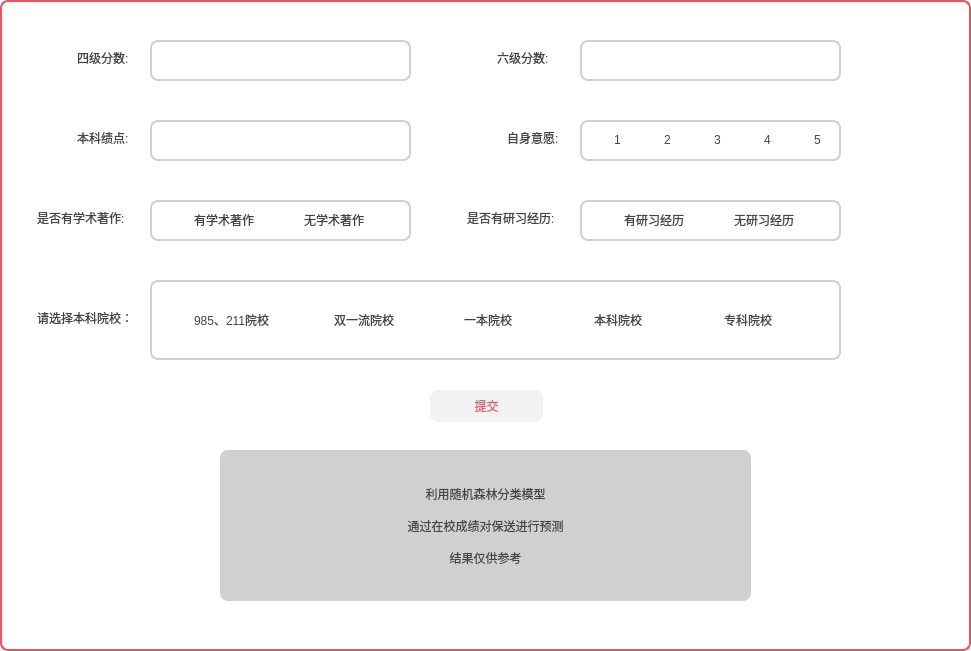
    <widget class="QWidget" name="widget_9" native="true">
     <property name="geometry">
      <rect>
       <x>30</x>
       <y>2400</y>
       <width>971</width>
       <height>651</height>
      </rect>
     </property>
     <property name="styleSheet">
      <string notr="true">border:2px solid rgb(232,85,95);border-radius:8px;
padding:2px 4px;color:rgb(68,68,68);
background-color:transparent;</string>
     </property>
     <widget class="QWidget" name="widget_10" native="true">
      <property name="geometry">
       <rect>
        <x>60</x>
        <y>20</y>
        <width>401</width>
        <height>71</height>
       </rect>
      </property>
      <property name="styleSheet">
       <string notr="true">background-color:transparent;border:transparent</string>
      </property>
      <widget class="QLabel" name="label_38">
       <property name="geometry">
        <rect>
         <x>10</x>
         <y>30</y>
         <width>81</width>
         <height>16</height>
        </rect>
       </property>
       <property name="text">
        <string>四级分数:</string>
       </property>
      </widget>
      <widget class="QLineEdit" name="cet4bs">
       <property name="geometry">
        <rect>
         <x>90</x>
         <y>20</y>
         <width>261</width>
         <height>41</height>
        </rect>
       </property>
       <property name="styleSheet">
        <string notr="true">border:2px solid rgb(209,207,208);border-radius:8px;
padding:2px 4px;color:rgb(68,68,68);
background-color:transparent;</string>
       </property>
      </widget>
     </widget>
     <widget class="QWidget" name="widget_11" native="true">
      <property name="geometry">
       <rect>
        <x>490</x>
        <y>20</y>
        <width>411</width>
        <height>71</height>
       </rect>
      </property>
      <property name="styleSheet">
       <string notr="true">background-color:transparent;border:transparent</string>
      </property>
      <widget class="QLabel" name="label_39">
       <property name="geometry">
        <rect>
         <x>0</x>
         <y>30</y>
         <width>91</width>
         <height>16</height>
        </rect>
       </property>
       <property name="text">
        <string>六级分数:</string>
       </property>
      </widget>
      <widget class="QLineEdit" name="cet6bs">
       <property name="geometry">
        <rect>
         <x>90</x>
         <y>20</y>
         <width>261</width>
         <height>41</height>
        </rect>
       </property>
       <property name="styleSheet">
        <string notr="true">border:2px solid rgb(209,207,208);border-radius:8px;
padding:2px 4px;color:rgb(68,68,68);
background-color:transparent;</string>
       </property>
      </widget>
     </widget>
     <widget class="QWidget" name="widget_12" native="true">
      <property name="geometry">
       <rect>
        <x>60</x>
        <y>100</y>
        <width>411</width>
        <height>71</height>
       </rect>
      </property>
      <property name="styleSheet">
       <string notr="true">background-color:transparent;border:transparent</string>
      </property>
      <widget class="QLabel" name="label_40">
       <property name="geometry">
        <rect>
         <x>10</x>
         <y>30</y>
         <width>81</width>
         <height>16</height>
        </rect>
       </property>
       <property name="text">
        <string>本科绩点:</string>
       </property>
      </widget>
      <widget class="QLineEdit" name="gpabs">
       <property name="geometry">
        <rect>
         <x>90</x>
         <y>20</y>
         <width>261</width>
         <height>41</height>
        </rect>
       </property>
       <property name="styleSheet">
        <string notr="true">border:2px solid rgb(209,207,208);border-radius:8px;
padding:2px 4px;color:rgb(68,68,68);
background-color:transparent;</string>
       </property>
      </widget>
     </widget>
     <widget class="QWidget" name="widget_13" native="true">
      <property name="geometry">
       <rect>
        <x>490</x>
        <y>100</y>
        <width>411</width>
        <height>71</height>
       </rect>
      </property>
      <property name="styleSheet">
       <string notr="true">background-color:transparent;border:transparent</string>
      </property>
      <widget class="QLabel" name="label_41">
       <property name="geometry">
        <rect>
         <x>10</x>
         <y>30</y>
         <width>81</width>
         <height>16</height>
        </rect>
       </property>
       <property name="text">
        <string>自身意愿:</string>
       </property>
      </widget>
      <widget class="QLabel" name="label_42">
       <property name="geometry">
        <rect>
         <x>90</x>
         <y>20</y>
         <width>261</width>
         <height>41</height>
        </rect>
       </property>
       <property name="styleSheet">
        <string notr="true">border:2px solid rgb(209,207,208);border-radius:8px;
padding:2px 4px;color:rgb(68,68,68);
background-color:transparent;
</string>
       </property>
       <property name="text">
        <string/>
       </property>
      </widget>
      <widget class="QRadioButton" name="zsyy1bs">
       <property name="geometry">
        <rect>
         <x>100</x>
         <y>30</y>
         <width>41</width>
         <height>20</height>
        </rect>
       </property>
       <property name="styleSheet">
        <string notr="true">background-color : transparent</string>
       </property>
       <property name="text">
        <string>1</string>
       </property>
      </widget>
      <widget class="QRadioButton" name="zsyy2bs">
       <property name="geometry">
        <rect>
         <x>150</x>
         <y>30</y>
         <width>41</width>
         <height>20</height>
        </rect>
       </property>
       <property name="styleSheet">
        <string notr="true">background-color : transparent</string>
       </property>
       <property name="text">
        <string>2</string>
       </property>
      </widget>
      <widget class="QRadioButton" name="zsyy3bs">
       <property name="geometry">
        <rect>
         <x>200</x>
         <y>30</y>
         <width>41</width>
         <height>20</height>
        </rect>
       </property>
       <property name="styleSheet">
        <string notr="true">background-color : transparent</string>
       </property>
       <property name="text">
        <string>3</string>
       </property>
      </widget>
      <widget class="QRadioButton" name="zsyy4bs">
       <property name="geometry">
        <rect>
         <x>250</x>
         <y>30</y>
         <width>41</width>
         <height>20</height>
        </rect>
       </property>
       <property name="styleSheet">
        <string notr="true">background-color : transparent</string>
       </property>
       <property name="text">
        <string>4</string>
       </property>
      </widget>
      <widget class="QRadioButton" name="zsyy5bs">
       <property name="geometry">
        <rect>
         <x>300</x>
         <y>30</y>
         <width>41</width>
         <height>20</height>
        </rect>
       </property>
       <property name="styleSheet">
        <string notr="true">background-color : transparent</string>
       </property>
       <property name="text">
        <string>5</string>
       </property>
      </widget>
     </widget>
     <widget class="QWidget" name="widget_15" native="true">
      <property name="geometry">
       <rect>
        <x>450</x>
        <y>180</y>
        <width>451</width>
        <height>71</height>
       </rect>
      </property>
      <property name="styleSheet">
       <string notr="true">background-color:transparent;border:transparent</string>
      </property>
      <widget class="QLabel" name="label_45">
       <property name="geometry">
        <rect>
         <x>10</x>
         <y>30</y>
         <width>121</width>
         <height>16</height>
        </rect>
       </property>
       <property name="text">
        <string>是否有研习经历:</string>
       </property>
      </widget>
      <widget class="QLabel" name="label_46">
       <property name="geometry">
        <rect>
         <x>130</x>
         <y>20</y>
         <width>261</width>
         <height>41</height>
        </rect>
       </property>
       <property name="styleSheet">
        <string notr="true">border:2px solid rgb(209,207,208);border-radius:8px;
padding:2px 4px;color:rgb(68,68,68);
background-color:transparent;
</string>
       </property>
       <property name="text">
        <string/>
       </property>
      </widget>
      <widget class="QRadioButton" name="yyxjlbs">
       <property name="geometry">
        <rect>
         <x>150</x>
         <y>30</y>
         <width>111</width>
         <height>20</height>
        </rect>
       </property>
       <property name="styleSheet">
        <string notr="true">background-color : transparent</string>
       </property>
       <property name="text">
        <string>有研习经历</string>
       </property>
      </widget>
      <widget class="QRadioButton" name="wyxjlbs">
       <property name="geometry">
        <rect>
         <x>260</x>
         <y>30</y>
         <width>111</width>
         <height>20</height>
        </rect>
       </property>
       <property name="styleSheet">
        <string notr="true">background-color : transparent</string>
       </property>
       <property name="text">
        <string>无研习经历</string>
       </property>
      </widget>
     </widget>
     <widget class="QWidget" name="widget_16" native="true">
      <property name="geometry">
       <rect>
        <x>20</x>
        <y>270</y>
        <width>891</width>
        <height>121</height>
       </rect>
      </property>
      <property name="styleSheet">
       <string notr="true">background-color:transparent;border:transparent</string>
      </property>
      <widget class="QLabel" name="label_47">
       <property name="geometry">
        <rect>
         <x>10</x>
         <y>40</y>
         <width>121</width>
         <height>16</height>
        </rect>
       </property>
       <property name="text">
        <string>请选择本科院校：</string>
       </property>
      </widget>
      <widget class="QWidget" name="bkyx_3" native="true">
       <property name="geometry">
        <rect>
         <x>130</x>
         <y>10</y>
         <width>691</width>
         <height>80</height>
        </rect>
       </property>
       <property name="styleSheet">
        <string notr="true">border:2px solid rgb(209,207,208);border-radius:8px;
padding:2px 4px;color:rgb(68,68,68);
background-color:transparent;</string>
       </property>
       <widget class="QRadioButton" name="bk92bs">
        <property name="geometry">
         <rect>
          <x>20</x>
          <y>30</y>
          <width>121</width>
          <height>20</height>
         </rect>
        </property>
        <property name="styleSheet">
         <string notr="true">border:transparent;border-radius:8px;
padding:2px 4px;color:rgb(68,68,68);
background-color:transparent;</string>
        </property>
        <property name="text">
         <string>985、211院校</string>
        </property>
       </widget>
       <widget class="QRadioButton" name="bksylbs">
        <property name="geometry">
         <rect>
          <x>160</x>
          <y>30</y>
          <width>111</width>
          <height>20</height>
         </rect>
        </property>
        <property name="styleSheet">
         <string notr="true">border:transparent;border-radius:8px;
padding:2px 4px;color:rgb(68,68,68);
background-color:transparent;</string>
        </property>
        <property name="text">
         <string>双一流院校</string>
        </property>
       </widget>
       <widget class="QRadioButton" name="ybbs">
        <property name="geometry">
         <rect>
          <x>290</x>
          <y>30</y>
          <width>100</width>
          <height>20</height>
         </rect>
        </property>
        <property name="styleSheet">
         <string notr="true">border:transparent;border-radius:8px;
padding:2px 4px;color:rgb(68,68,68);
background-color:transparent;</string>
        </property>
        <property name="text">
         <string>一本院校</string>
        </property>
       </widget>
       <widget class="QRadioButton" name="bkbs">
        <property name="geometry">
         <rect>
          <x>420</x>
          <y>30</y>
          <width>100</width>
          <height>20</height>
         </rect>
        </property>
        <property name="styleSheet">
         <string notr="true">border:transparent;border-radius:8px;
padding:2px 4px;color:rgb(68,68,68);
background-color:transparent;</string>
        </property>
        <property name="text">
         <string>本科院校</string>
        </property>
       </widget>
       <widget class="QRadioButton" name="zkbs">
        <property name="geometry">
         <rect>
          <x>550</x>
          <y>30</y>
          <width>100</width>
          <height>20</height>
         </rect>
        </property>
        <property name="styleSheet">
         <string notr="true">border:transparent;border-radius:8px;
padding:2px 4px;color:rgb(68,68,68);
background-color:transparent;</string>
        </property>
        <property name="text">
         <string>专科院校</string>
        </property>
       </widget>
      </widget>
     </widget>
     <widget class="QPushButton" name="pushButton_4">
      <property name="geometry">
       <rect>
        <x>430</x>
        <y>390</y>
        <width>113</width>
        <height>32</height>
       </rect>
      </property>
      <property name="styleSheet">
       <string notr="true">QPushButton{background-color: rgb(242,242,242);border:1px rgb(225, 225, 225);border-radius:8px;padding:2px 4px;color:rgb(232,85,95);}
QPushButton:pressed{background-color:rgb(209, 207, 208);border:1px rgb(209, 207, 208);border-radius:8px;padding:2px 4px;color:rgb(232,85,95);}</string>
      </property>
      <property name="text">
       <string>提交</string>
      </property>
      <property name="checkable">
       <bool>true</bool>
      </property>
     </widget>
     <widget class="QLabel" name="resltbs">
      <property name="geometry">
       <rect>
        <x>220</x>
        <y>450</y>
        <width>531</width>
        <height>151</height>
       </rect>
      </property>
      <property name="styleSheet">
       <string notr="true">background-color:rgb(209, 207, 208);border:1px rgb(209, 207, 208);border-radius:8px;padding:2px 4px;color:rgb(68,68,68);</string>
      </property>
      <property name="text">
       <string>利用随机森林分类模型

通过在校成绩对保送进行预测

结果仅供参考</string>
      </property>
      <property name="alignment">
       <set>Qt::AlignCenter</set>
      </property>
     </widget>
     <widget class="QWidget" name="widget_17" native="true">
      <property name="geometry">
       <rect>
        <x>20</x>
        <y>180</y>
        <width>451</width>
        <height>71</height>
       </rect>
      </property>
      <property name="styleSheet">
       <string notr="true">background-color:transparent;border:transparent</string>
      </property>
      <widget class="QLabel" name="label_50">
       <property name="geometry">
        <rect>
         <x>10</x>
         <y>30</y>
         <width>121</width>
         <height>16</height>
        </rect>
       </property>
       <property name="text">
        <string>是否有学术著作:</string>
       </property>
      </widget>
      <widget class="QLabel" name="label_51">
       <property name="geometry">
        <rect>
         <x>130</x>
         <y>20</y>
         <width>261</width>
         <height>41</height>
        </rect>
       </property>
       <property name="styleSheet">
        <string notr="true">border:2px solid rgb(209,207,208);border-radius:8px;
padding:2px 4px;color:rgb(68,68,68);
background-color:transparent;
</string>
       </property>
       <property name="text">
        <string/>
       </property>
      </widget>
      <widget class="QRadioButton" name="yxszzbs">
       <property name="geometry">
        <rect>
         <x>150</x>
         <y>30</y>
         <width>111</width>
         <height>20</height>
        </rect>
       </property>
       <property name="styleSheet">
        <string notr="true">background-color : transparent</string>
       </property>
       <property name="text">
        <string>有学术著作</string>
       </property>
      </widget>
      <widget class="QRadioButton" name="wxszzbs">
       <property name="geometry">
        <rect>
         <x>260</x>
         <y>30</y>
         <width>111</width>
         <height>20</height>
        </rect>
       </property>
       <property name="styleSheet">
        <string notr="true">background-color : transparent</string>
       </property>
       <property name="text">
        <string>无学术著作</string>
       </property>
      </widget>
     </widget>
    </widget>
